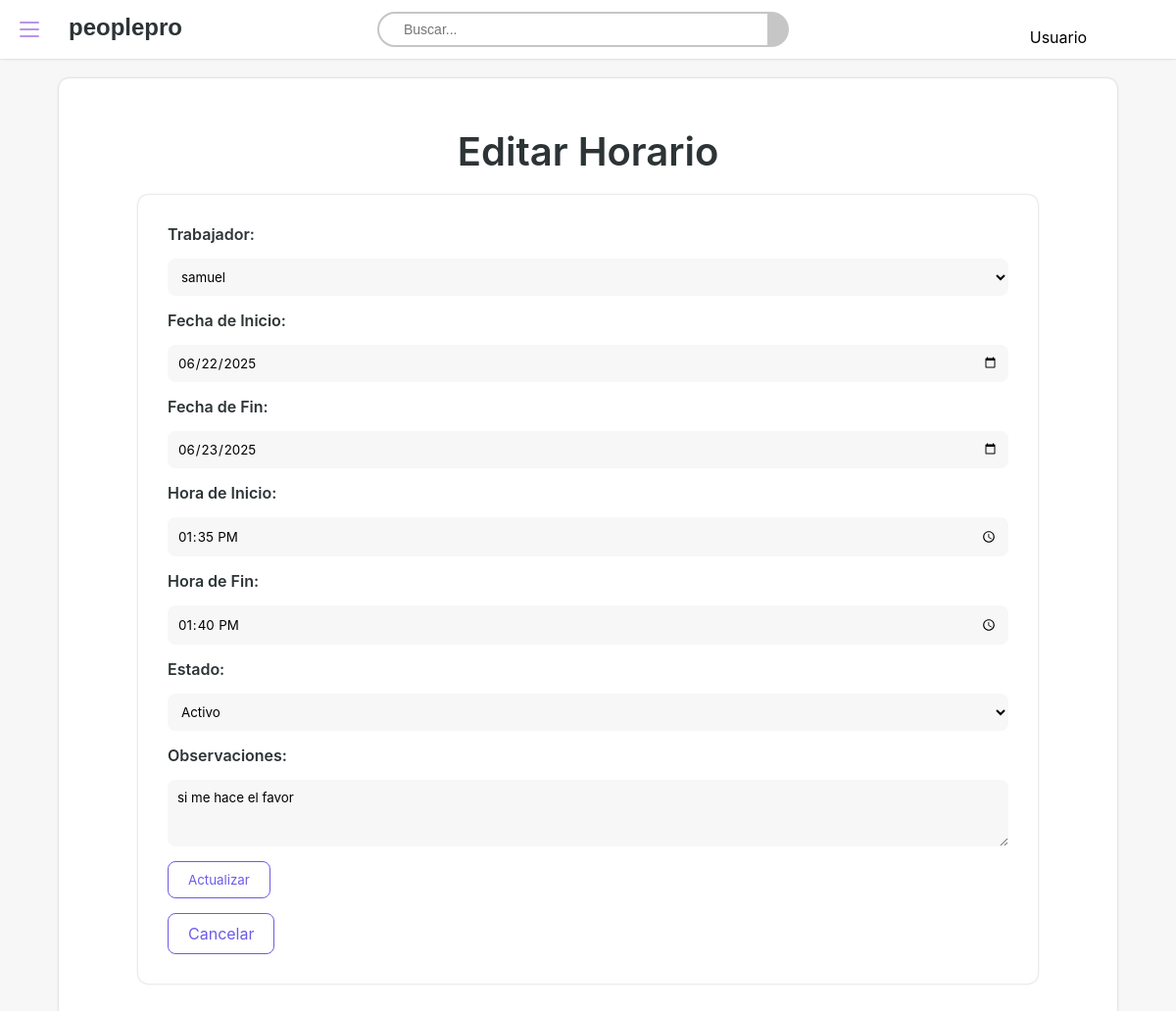
The page /public/index.php?action=horario&method=editar&id=1 on the database its author committed.
### tables this page shows
CREATE TABLE `horarios` (
  `id` int(11) NOT NULL,
  `usuario_id` int(11) NOT NULL,
  `fecha` date NOT NULL,
  `fecha_fin` date DEFAULT NULL,
  `hora_inicio` time NOT NULL,
  `hora_fin` time NOT NULL,
  `estado` varchar(50) DEFAULT 'Activo',
  `observaciones` text DEFAULT NULL
);

CREATE TABLE `users` (
  `id` int(11) NOT NULL,
  `nombre` varchar(100) NOT NULL,
  `email` varchar(100) NOT NULL,
  `password` varchar(255) NOT NULL,
  `rol` enum('usuario','admin') NOT NULL DEFAULT 'usuario',
  `area_id` int(11) DEFAULT NULL,
  `created_at` timestamp NOT NULL DEFAULT current_timestamp(),
  `updated_at` timestamp NOT NULL DEFAULT current_timestamp() ON UPDATE current_timestamp()
);

### core/controller.php (called while the page is built, shortened)
<?php
class Controller {
    public function view($view, $data = []) {
        extract($data);
        require_once __DIR__ . '/../views/' . $view . '.php';
    }
}

### core/model.php (called while the page is built, shortened)
<?php
require_once __DIR__ . '/../config/database.php';
class Model {
    public function __construct() {
        $db = new Database();
        $this->conn = $db->connect();
    }
}

### config/database.php (called while the page is built, shortened)
<?php
class Database {
    private $host = "localhost";
    private $db_name = "peoplepro";
    private $username = "root";
    private $password = "";
    public function connect() {
        $this->conn = null;
        try {
            $this->conn = new PDO("mysql:host=$this->host;dbname=$this->db_name", $this->username, $this->password);
            $this->conn->setAttribute(PDO::ATTR_ERRMODE, PDO::ERRMODE_EXCEPTION);
        } catch (PDOException $e) {
            die("Error en la conexión: " . $e->getMessage());
        }
        return $this->conn;
    }
}

### models/Horario.php (called while the page is built, shortened)
<?php
require_once __DIR__ . '/../core/Model.php';
class Horario extends Model {
    public function obtenerPorId($id) {
        $stmt = $this->conn->prepare("SELECT * FROM horarios WHERE id = ?");
        $stmt->execute([$id]);
        return $stmt->fetch(PDO::FETCH_ASSOC);
    }
    public function obtenerUsuarios() {
    $stmt = $this->conn->prepare("SELECT id, nombre FROM users");
    $stmt->execute();
    return $stmt->fetchAll(PDO::FETCH_ASSOC);
    }
}

### views/horarios/editar.php (the view, shortened to what this page needs)
<!DOCTYPE html>
<html lang="es">
<head>
  <link rel="stylesheet" href="/peoplepro/public/css/nav.css">
  <link rel="stylesheet" href="/peoplepro/public/css/horario.css">
</head>
<body>
  <header class="header">
    <div class="izquierda">
      <button class="menu-hamburguesa">
        <span class="linea"></span>
        <span class="linea"></span>
        <span class="linea"></span>
      </button>
      <div id="logo"></div>
    </div>
      <form action="#" class="buscador">
        <input type="text" placeholder="Buscar..." class="input-buscador">
        <button type="submit" class="buscador-icono"><i class="bi bi-search"></i></button>
      </form>
    <div class="derecha">
      <p><?= htmlspecialchars($_SESSION["usuario"] ?? 'Usuario') ?></p>
    </div>
  </header>
<main class="main-horario">
  <h2 class="titulo-horario">Editar Horario</h2>
  <form class="formulario-horario" action="/peoplepro/public/index.php?action=horario&method=editar&id=<?= htmlspecialchars($horario['id']) ?>" method="POST">
    <label for="usuario_id">Trabajador:</label>
    <select name="usuario_id" id="usuario_id" required>
      <?php foreach ($usuarios as $usuario) : ?>
        <option value="<?= $usuario['id'] ?>" <?= ($usuario['id'] == $horario['usuario_id']) ? 'selected' : '' ?>>
          <?= htmlspecialchars($usuario['nombre']) ?>
        </option>
      <?php endforeach; ?>
    </select>
    <label for="fecha">Fecha de Inicio:</label>
    <input type="date" name="fecha" id="fecha" value="<?= htmlspecialchars($horario['fecha']) ?>" required>
    <label for="fecha_fin">Fecha de Fin:</label>
    <input type="date" name="fecha_fin" id="fecha_fin" value="<?= htmlspecialchars($horario['fecha_fin']) ?>">
    <label for="hora_inicio">Hora de Inicio:</label>
    <input type="time" name="hora_inicio" id="hora_inicio" value="<?= htmlspecialchars($horario['hora_inicio']) ?>" required>
    <label for="hora_fin">Hora de Fin:</label>
    <input type="time" name="hora_fin" id="hora_fin" value="<?= htmlspecialchars($horario['hora_fin']) ?>" required>
    <label for="estado">Estado:</label>
    <select name="estado" id="estado" required>
      <?php foreach (['Activo', 'Permiso', 'Incapacidad', 'Inactivo'] as $estado) : ?>
        <option value="<?= $estado ?>" <?= ($horario['estado'] === $estado) ? 'selected' : '' ?>>
          <?= $estado ?>
        </option>
      <?php endforeach; ?>
    </select>
    <label for="observaciones">Observaciones:</label>
    <textarea name="observaciones" id="observaciones" rows="3"><?= htmlspecialchars($horario['observaciones']) ?></textarea>
    <button type="submit">Actualizar</button>
    <a class="btn-volver" href="/peoplepro/public/index.php?action=horario">Cancelar</a>
  </form>
</main>
</body>
</html>

### public/css/nav.css (style rules this page uses)
@media (prefers-color-scheme: light) { :root { --fondo: #F7F7F8; --fondo-header: #ffffff; --texto-primario: #2D3436; --texto-secundario: #636E72; --color-logo: #2D3436; --color-icono-menu: #b895e6; --box-shadow: #bdc2c4 0px 0px 2.5px; --color-buscador:#C6C6C6; } }
* { margin: 0; padding: 0; box-sizing: border-box; font-family: "Inter", sans-serif; }
body { background-color: var(--fondo); }
.header { background-color: var(--fondo-header); padding: 10px; display: flex; align-items: center; justify-content: space-between; width: 100%; height: auto; box-shadow: var(--box-shadow); position: sticky; }
.izquierda { display: flex; align-items: center; justify-content: center; }
.menu-hamburguesa { display: flex; flex-direction: column; justify-content: center; align-items: center; width: 40px; height: 40px; gap: 5px; cursor: pointer; z-index: 8888; border: none; }
.linea { position: relative; width: 20px; height: 2px; background-color: var(--color-icono-menu); border-radius: 10px; transition: all 0.5s ease-in-out; }
.menu-hamburguesa .linea:nth-child(1), .menu-hamburguesa .linea:nth-child(3) { top: 0; transform: rotate(0deg); }
.menu-hamburguesa .linea:nth-child(2) { opacity: 1; visibility: visible; }
#logo { font-size: 24px; white-space: pre-wrap; padding: 0 5px 5px 0; animation: blink-caret 0.75s step-end infinite; color: var(--color-logo); font-family: "Libre Franklin", sans-serif; font-weight:900; margin-left: 20px; z-index: 7777; width: 150px; }
.buscador { display: flex; justify-content: center; }
.input-buscador { padding: 8px 10px 8px 25px; background-size: 16px 16px; border: 2px solid var(--color-buscador); border-radius: 20px 0 0 20px; font-size: 14px; outline: none; width: 400px; font-family: "Libre Franklin", sans-serif; font-weight: 500; overflow: hidden; color: #3d3f41; }
.buscador-icono { border: none; padding: 6.2px 10px; border-radius: 0 20px 20px 0; background-color: var(--color-buscador); }
.derecha { display: flex; align-items: center; justify-content: center; width: 220px; height: 40px; }
.derecha p { margin-top: 15px; }
.derecha, .izquierda, .buscador, .menu-hamburguesa, #logo, .nav-lista li, .nav-lista a, .nav-lista { background-color: transparent; box-sizing: border-box; }

### public/css/horario.css (style rules this page uses)
:root { --primario: #6C5CE7; --fondo-claro: #F7F7F8; --texto-primario: #2D3436; --box-shadow: #bdc2c4 0px 0px 2.5px; }
* { margin: 0; padding: 0; box-sizing: border-box; font-family: "Inter", sans-serif; }
.titulo-horario { text-align: center; font-weight: 600; font-size: 2.5rem; color: var(--texto-primario); margin: 20px 0; }
.main-horario { width: 90%; padding: 30px; margin: 20px auto; border-radius: 10px; box-shadow: var(--box-shadow); background-color: white; overflow: hidden; }
.formulario-horario { width: 90%; padding: 30px; margin: 20px auto; border-radius: 10px; box-shadow: var(--box-shadow); background-color: white; display: flex; flex-direction: column; gap: 15px; }
.formulario-horario label { font-weight: 600; color: var(--texto-primario); }
.formulario-horario input, .formulario-horario textarea, .formulario-horario select { border: none; border-radius: 8px; background-color: var(--fondo-claro); padding: 10px; }
.formulario-horario button, .formulario-horario a { width: fit-content; border: 1px solid var(--primario); background-color: transparent; color: var(--primario); text-decoration: none; padding: 10px 20px; border-radius: 8px; cursor: pointer; transition: all 0.3s; }

### rows shown on the page
horarios: usuario_id "samuel", fecha "06/22/2025", fecha_fin "06/23/2025", hora_inicio "13:35:00", hora_fin "13:40:00", estado "Activo", observaciones "si me hace el favor"

### other values the page prints
$_SESSION["usuario"] "Usuario"
